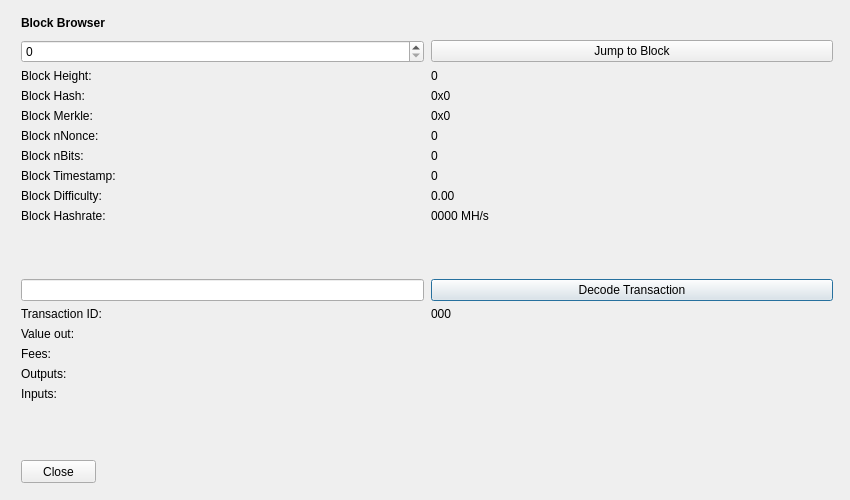
<?xml version="1.0" encoding="UTF-8"?>
<ui version="4.0">
 <class>BlockBrowser</class>
 <widget class="QDialog" name="BlockBrowser">
  <property name="windowModality">
   <enum>Qt::NonModal</enum>
  </property>
  <property name="enabled">
   <bool>true</bool>
  </property>
  <property name="geometry">
   <rect>
    <x>0</x>
    <y>0</y>
    <width>850</width>
    <height>500</height>
   </rect>
  </property>
  <property name="sizePolicy">
   <sizepolicy hsizetype="Preferred" vsizetype="Preferred">
    <horstretch>0</horstretch>
    <verstretch>0</verstretch>
   </sizepolicy>
  </property>
  <property name="minimumSize">
   <size>
    <width>0</width>
    <height>0</height>
   </size>
  </property>
  <property name="acceptDrops">
   <bool>false</bool>
  </property>
  <property name="windowTitle">
   <string>Block Browser</string>
  </property>
  <layout class="QGridLayout">
   <property name="sizeConstraint">
    <enum>QLayout::SetMaximumSize</enum>
   </property>
   <property name="leftMargin">
    <number>21</number>
   </property>
   <property name="topMargin">
    <number>10</number>
   </property>
   <property name="rightMargin">
    <number>10</number>
   </property>
   <item row="1" column="0">
    <widget class="QWidget" name="widget" native="true">
     <widget class="QWidget" name="layoutWidgetBE1">
      <property name="geometry">
       <rect>
        <x>0</x>
        <y>0</y>
        <width>822</width>
        <height>27</height>
       </rect>
      </property>
      <layout class="QHBoxLayout" name="horizontalLayoutBE">
       <property name="spacing">
        <number>7</number>
       </property>
       <item>
        <widget class="QLabel" name="labelBlockExplorer">
         <property name="sizePolicy">
          <sizepolicy hsizetype="Preferred" vsizetype="Maximum">
           <horstretch>0</horstretch>
           <verstretch>0</verstretch>
          </sizepolicy>
         </property>
         <property name="font">
          <font>
           <weight>75</weight>
           <bold>true</bold>
          </font>
         </property>
         <property name="styleSheet">
          <string notr="true">font-weight:bold;</string>
         </property>
         <property name="text">
          <string>Block Browser</string>
         </property>
        </widget>
       </item>
       <item>
        <spacer name="horizontalSpacerBE">
         <property name="orientation">
          <enum>Qt::Horizontal</enum>
         </property>
         <property name="sizeHint" stdset="0">
          <size>
           <width>40</width>
           <height>20</height>
          </size>
         </property>
        </spacer>
       </item>
      </layout>
     </widget>
     <widget class="QWidget" name="layoutWidgetBE2">
      <property name="geometry">
       <rect>
        <x>0</x>
        <y>30</y>
        <width>812</width>
        <height>410</height>
       </rect>
      </property>
      <layout class="QGridLayout" name="gridLayoutBE" rowstretch="0,0,0,0,0,0,0,0,0,0,0,0,0,0,0,0,0,0,0" columnstretch="0,0">
       <property name="sizeConstraint">
        <enum>QLayout::SetDefaultConstraint</enum>
       </property>
       <property name="horizontalSpacing">
        <number>7</number>
       </property>
       <item row="18" column="0">
        <spacer name="verticalSpacer">
         <property name="orientation">
          <enum>Qt::Vertical</enum>
         </property>
         <property name="sizeHint" stdset="0">
          <size>
           <width>20</width>
           <height>40</height>
          </size>
         </property>
        </spacer>
       </item>
       <item row="12" column="1">
        <widget class="QPushButton" name="txButton">
         <property name="text">
          <string>Decode Transaction</string>
         </property>
        </widget>
       </item>
       <item row="17" column="0">
        <widget class="QLabel" name="inputLabel">
         <property name="text">
          <string>Inputs:</string>
         </property>
         <property name="alignment">
          <set>Qt::AlignLeading|Qt::AlignLeft|Qt::AlignTop</set>
         </property>
        </widget>
       </item>
       <item row="10" column="1">
        <widget class="QLabel" name="hashRateBox">
         <property name="text">
          <string>0000 MH/s</string>
         </property>
         <property name="textInteractionFlags">
          <set>Qt::LinksAccessibleByMouse|Qt::TextSelectableByMouse</set>
         </property>
        </widget>
       </item>
       <item row="14" column="0">
        <widget class="QLabel" name="valueLabel">
         <property name="text">
          <string>Value out:</string>
         </property>
        </widget>
       </item>
       <item row="13" column="0">
        <widget class="QLabel" name="txLabel">
         <property name="text">
          <string>Transaction ID:</string>
         </property>
        </widget>
       </item>
       <item row="9" column="1">
        <widget class="QLabel" name="diffBox">
         <property name="text">
          <string>0.00</string>
         </property>
         <property name="textInteractionFlags">
          <set>Qt::LinksAccessibleByMouse|Qt::TextSelectableByMouse</set>
         </property>
        </widget>
       </item>
       <item row="13" column="1">
        <widget class="QLabel" name="txID">
         <property name="text">
          <string>000</string>
         </property>
         <property name="textInteractionFlags">
          <set>Qt::LinksAccessibleByMouse|Qt::TextSelectableByMouse</set>
         </property>
        </widget>
       </item>
       <item row="17" column="1">
        <widget class="QLabel" name="inputBox">
         <property name="text">
          <string/>
         </property>
         <property name="alignment">
          <set>Qt::AlignLeading|Qt::AlignLeft|Qt::AlignTop</set>
         </property>
         <property name="textInteractionFlags">
          <set>Qt::LinksAccessibleByMouse|Qt::TextSelectableByMouse</set>
         </property>
        </widget>
       </item>
       <item row="14" column="1">
        <widget class="QLabel" name="valueBox">
         <property name="text">
          <string/>
         </property>
         <property name="textInteractionFlags">
          <set>Qt::LinksAccessibleByMouse|Qt::TextSelectableByMouse</set>
         </property>
        </widget>
       </item>
       <item row="9" column="0">
        <widget class="QLabel" name="diffLabel">
         <property name="text">
          <string>Block Difficulty:</string>
         </property>
        </widget>
       </item>
       <item row="1" column="0">
        <widget class="QSpinBox" name="heightBox">
         <property name="sizePolicy">
          <sizepolicy hsizetype="Preferred" vsizetype="Fixed">
           <horstretch>0</horstretch>
           <verstretch>0</verstretch>
          </sizepolicy>
         </property>
         <property name="maximum">
          <number>99999999</number>
         </property>
        </widget>
       </item>
       <item row="3" column="0">
        <widget class="QLabel" name="heightLabelBE2">
         <property name="text">
          <string>Block Height:</string>
         </property>
        </widget>
       </item>
       <item row="8" column="1">
        <widget class="QLabel" name="timeBox">
         <property name="text">
          <string>0</string>
         </property>
         <property name="textInteractionFlags">
          <set>Qt::LinksAccessibleByMouse|Qt::TextSelectableByMouse</set>
         </property>
        </widget>
       </item>
       <item row="1" column="1">
        <widget class="QPushButton" name="blockButton">
         <property name="text">
          <string>Jump to Block</string>
         </property>
        </widget>
       </item>
       <item row="5" column="0">
        <widget class="QLabel" name="merkleLabel">
         <property name="text">
          <string>Block Merkle:</string>
         </property>
        </widget>
       </item>
       <item row="4" column="0">
        <widget class="QLabel" name="hashLabel">
         <property name="text">
          <string>Block Hash:</string>
         </property>
        </widget>
       </item>
       <item row="15" column="1">
        <widget class="QLabel" name="feesBox">
         <property name="text">
          <string/>
         </property>
         <property name="textInteractionFlags">
          <set>Qt::LinksAccessibleByMouse|Qt::TextSelectableByMouse</set>
         </property>
        </widget>
       </item>
       <item row="10" column="0">
        <widget class="QLabel" name="hashRateLabel">
         <property name="text">
          <string>Block Hashrate:</string>
         </property>
        </widget>
       </item>
       <item row="3" column="1">
        <widget class="QLabel" name="heightLabelBE1">
         <property name="text">
          <string>0</string>
         </property>
         <property name="textInteractionFlags">
          <set>Qt::LinksAccessibleByMouse|Qt::TextSelectableByMouse</set>
         </property>
        </widget>
       </item>
       <item row="15" column="0">
        <widget class="QLabel" name="feesLabel">
         <property name="text">
          <string>Fees:</string>
         </property>
        </widget>
       </item>
       <item row="7" column="0">
        <widget class="QLabel" name="bitsLabel">
         <property name="text">
          <string>Block nBits:</string>
         </property>
        </widget>
       </item>
       <item row="7" column="1">
        <widget class="QLabel" name="bitsBox">
         <property name="text">
          <string>0</string>
         </property>
         <property name="textInteractionFlags">
          <set>Qt::LinksAccessibleByMouse|Qt::TextSelectableByMouse</set>
         </property>
        </widget>
       </item>
       <item row="5" column="1">
        <widget class="QLabel" name="merkleBox">
         <property name="minimumSize">
          <size>
           <width>187</width>
           <height>0</height>
          </size>
         </property>
         <property name="text">
          <string>0x0</string>
         </property>
         <property name="textInteractionFlags">
          <set>Qt::LinksAccessibleByMouse|Qt::TextSelectableByMouse</set>
         </property>
        </widget>
       </item>
       <item row="16" column="0">
        <widget class="QLabel" name="outputLabel">
         <property name="text">
          <string>Outputs:</string>
         </property>
         <property name="alignment">
          <set>Qt::AlignLeading|Qt::AlignLeft|Qt::AlignTop</set>
         </property>
        </widget>
       </item>
       <item row="16" column="1">
        <widget class="QLabel" name="outputBox">
         <property name="text">
          <string/>
         </property>
         <property name="alignment">
          <set>Qt::AlignLeading|Qt::AlignLeft|Qt::AlignTop</set>
         </property>
         <property name="textInteractionFlags">
          <set>Qt::LinksAccessibleByMouse|Qt::TextSelectableByMouse</set>
         </property>
        </widget>
       </item>
       <item row="6" column="0">
        <widget class="QLabel" name="nonceLabel">
         <property name="text">
          <string>Block nNonce:</string>
         </property>
        </widget>
       </item>
       <item row="6" column="1">
        <widget class="QLabel" name="nonceBox">
         <property name="text">
          <string>0</string>
         </property>
         <property name="textInteractionFlags">
          <set>Qt::LinksAccessibleByMouse|Qt::TextSelectableByMouse</set>
         </property>
        </widget>
       </item>
       <item row="8" column="0">
        <widget class="QLabel" name="timeLabel">
         <property name="text">
          <string>Block Timestamp:</string>
         </property>
        </widget>
       </item>
       <item row="4" column="1">
        <widget class="QLabel" name="hashBox">
         <property name="enabled">
          <bool>true</bool>
         </property>
         <property name="sizePolicy">
          <sizepolicy hsizetype="Preferred" vsizetype="Preferred">
           <horstretch>0</horstretch>
           <verstretch>0</verstretch>
          </sizepolicy>
         </property>
         <property name="minimumSize">
          <size>
           <width>0</width>
           <height>0</height>
          </size>
         </property>
         <property name="text">
          <string>0x0</string>
         </property>
         <property name="textInteractionFlags">
          <set>Qt::LinksAccessibleByMouse|Qt::TextSelectableByMouse</set>
         </property>
        </widget>
       </item>
       <item row="12" column="0">
        <widget class="QLineEdit" name="txBox">
         <property name="sizePolicy">
          <sizepolicy hsizetype="Preferred" vsizetype="Fixed">
           <horstretch>0</horstretch>
           <verstretch>0</verstretch>
          </sizepolicy>
         </property>
         <property name="inputMask">
          <string comment="Transaction id" extracomment="Transaction id"/>
         </property>
         <property name="placeholderText">
          <string comment="Transaction ID" extracomment="Transaction ID"/>
         </property>
        </widget>
       </item>
       <item row="11" column="0">
        <spacer name="verticalSpacer_2">
         <property name="orientation">
          <enum>Qt::Vertical</enum>
         </property>
         <property name="sizeHint" stdset="0">
          <size>
           <width>20</width>
           <height>20</height>
          </size>
         </property>
        </spacer>
       </item>
      </layout>
     </widget>
     <widget class="QPushButton" name="closeButton">
      <property name="geometry">
       <rect>
        <x>0</x>
        <y>450</y>
        <width>75</width>
        <height>23</height>
       </rect>
      </property>
      <property name="text">
       <string>Close</string>
      </property>
     </widget>
    </widget>
   </item>
  </layout>
 </widget>
 <resources/>
 <connections/>
</ui>
